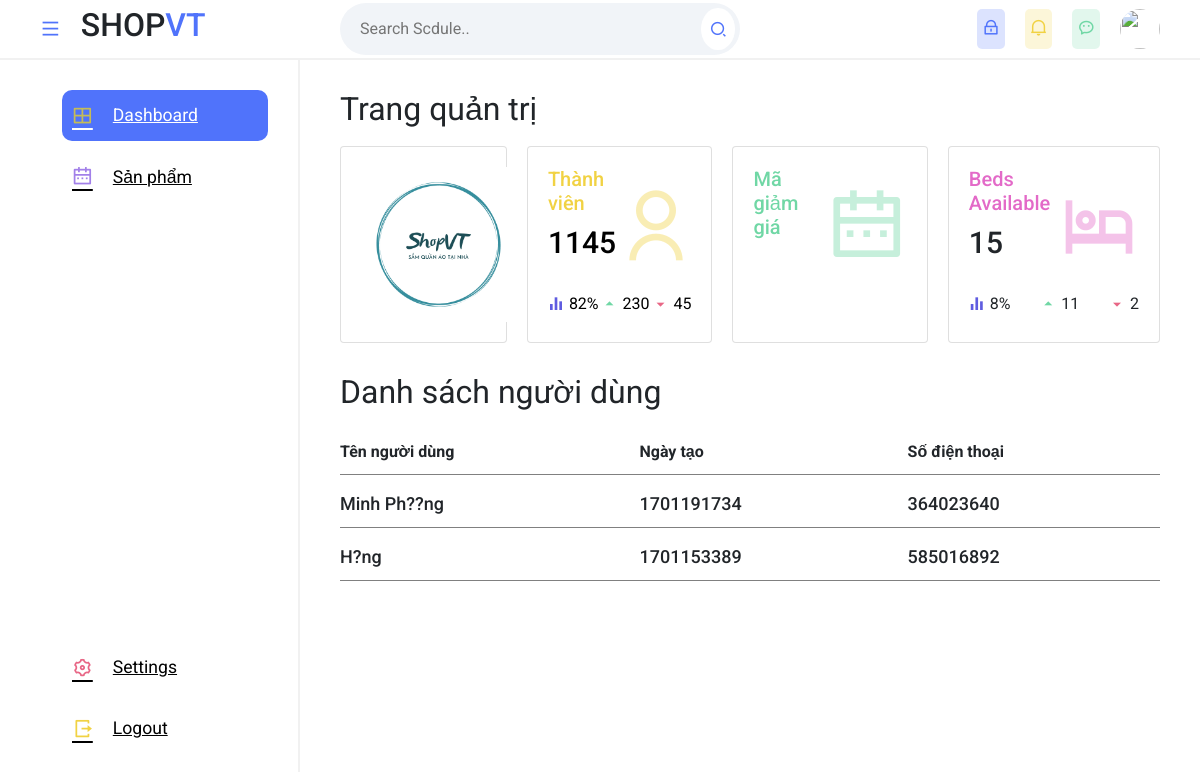
The app's page /sever/view/quantri.php (signed in) with its own data.
### tables this page shows
CREATE TABLE `user` (
  `user_id` int(11) NOT NULL,
  `user_name` varchar(255) NOT NULL,
  `user_email` varchar(255) NOT NULL,
  `user_phone` int(11) NOT NULL,
  `user_pass` varchar(255) NOT NULL,
  `role` varchar(11) NOT NULL,
  `created_time` int(11) NOT NULL
);

### sever/view/quantri.php (the view, shortened to what this page needs)
<?php
include './header.php';
include './menu.php';
include '../mode/config2.php';
$user = mysqli_query($conn, "SELECT * FROM `user` ORDER BY user_id DESC" );
?>
<div class="main--content">
            <div class="overview">
                <div class="title">
                    <h2 class="section--title">Trang quản trị</h2>
                </div>
                <div class="cards">
                    <div class="card card-1">
                        <img style="width: 155px;" src="../public/img/ShopVT.png" alt="">
                    </div>
                    <div class="card card-2">
                        <a href="./thanhvien.php" style="text-decoration: none;color:black;" >
                            <div class="card--data">
                                <div class="card--content">
                                    <h5 class="card--title">Thành viên</h5>
                                    <h1>1145</h1>
                                </div>
                                <i class="ri-user-line card--icon--lg"></i>
                            </div>
                            <div class="card--stats">
                                <span><i class="ri-bar-chart-fill card--icon stat--icon"></i>82%</span>
                                <span><i class="ri-arrow-up-s-fill card--icon up--arrow"></i>230</span>
                                <span><i class="ri-arrow-down-s-fill card--icon down--arrow"></i>45</span>
                            </div>
                        </a>
                    </div>
                    <div class="card card-3">
                        <a style="text-decoration: none;color:black;" href="./magiamgia.php">
                        <div class="card--data">
                            <div class="card--content">
                                <h5 class="card--title">Mã giảm giá</h5>
                            </div>
                            <i class="ri-calendar-2-line card--icon--lg"></i>
                        </div>
                        </a>
                    </div>
                    <div class="card card-4">
                        <div class="card--data">
                            <div class="card--content">
                                <h5 class="card--title">Beds Available</h5>
                                <h1>15</h1>
                            </div>
                            <i class="ri-hotel-bed-line card--icon--lg"></i>
                        </div>
                        <div class="card--stats">
                            <span><i class="ri-bar-chart-fill card--icon stat--icon"></i>8%</span>
                            <span><i class="ri-arrow-up-s-fill card--icon up--arrow"></i>11</span>
                            <span><i class="ri-arrow-down-s-fill card--icon down--arrow"></i>2</span>
                        </div>
                    </div>
                </div>
            </div>
            <div class="recent--patients">
                <div class="title">
                    <h2 class="section--title">Danh sách người dùng</h2>
                </div>
                <div class="table">
                    <table>
                        <thead>
                            <tr>
                                <th>Tên người dùng</th>
                                <th>Ngày tạo</th>
                                <th>Số điện thoại</th>
                            </tr>
                        </thead>
                        <tbody>
                            <?php
                                if($user){
                                    while($result = mysqli_fetch_array($user) ){
                            ?>
                            <tr>
                                <td><?php echo $result['user_name'] ?></td>
                                <td><?php echo $result['created_time'] ?></td>
                                <td><?php echo $result['user_phone'] ?></td>
                            </tr>
                            <?php }} ?>
                        </tbody>
                    </table>
                </div>
            </div>
        </div>
    </section>
</body>
</html>

### sever/public/quantri.css (style rules this page uses)
* { margin: 0; padding: 0; box-sizing: border-box; font-family: 'Roboto', sans-serif; }
body { position: relative; width: 100%; }
a { text-decoration: none; }
.main--content { position: absolute; top: 0; right: 0; height: 100%; width: calc(100% - 300px); padding: 0 40px; overflow-y: scroll; transition: .3s; }
.title { display: flex; align-items: center; justify-content: space-between; margin-bottom: 10px; margin-top: 30px; }
.section--title { font-weight: 400; }
.cards { justify-content: space-around; display: flex; gap: 20px; }
.card { padding: 20px; border-radius: 20px; min-width: 230px; height: auto; transition: .3s; }
.card--data { display: flex; align-items: flex-start; justify-content: space-between; }
.card h1 { font-size: 30px; margin-top: 10px; }
.card--icon--lg { font-size: 80px; }
.card--stats { display: flex; justify-content: space-between; align-items: center; margin-top: 5px; }
.card--stats span { display: flex; align-items: center; }
.card--icon { margin-right: 5px; }
.stat--icon { color: #5f5ce0; }
.up--arrow { color: #70d7a5; }
.down--arrow { color: #e86786; }
.card-1 { background-color: rgba(80, 115, 251, .1); }
.card-2 { background-color: rgba(241, 210, 67, .1); }
.card-2 .card--title { color: rgba(241, 210, 67, 1); }
.card-2 .card--icon--lg { color: rgba(241, 210, 67, .4); }
.card-3 { background-color: rgba(112, 215, 165, .1); }
.card-3 .card--title { color: rgba(112, 215, 165, 1); }
.card-3 .card--icon--lg { color: rgba(112, 215, 165, .4); }
.card-4 { background-color: rgba(227, 106, 200, .1); }
.card-4 .card--title { color: rgba(227, 106, 200, 1); }
.card-4 .card--icon--lg { color: rgba(227, 106, 200, .4); }
.recent--patients { margin-bottom: 20px; }
.table { overflow-y: scroll; }
table { width: 100%; text-align: left; border-collapse: collapse; }
tr { border-bottom: 1px solid #f1f1f1; }
td, th { padding-block: 10px; }
@media screen and (max-width:1350px) { .cards, .doctors--cards { overflow-x: scroll; } }

### sever/public/sanpham.css (style rules this page uses)
:root { --blue-color:#5073FB; }
.table tbody td { font-size: 18px; font-weight: 500; padding-top: 15px; }

### records on screen
user: user_name "Minh Ph??ng", created_time "1701191734", user_phone "364023640"
user: user_name "H?ng", created_time "1701153389", user_phone "585016892"
